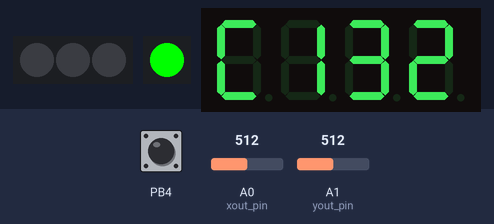
Bench run of a sketch on a simulated ATtiny85, built with avr-gcc and run on an emulated ATtiny85. On the bench: 3 RGB LEDs in strip order, left to right, 1 RGB LEDs in strip order, left to right, 4-digit seven-segment display. Inputs (shaded band) come from the test bench; at power-on: PB4 HIGH, A0 (xout_pin) = 512, A1 (yout_pin) = 512. Dim RGB values are drawn brighter than linear.

Above: at 1.2 s.
1.3 s: PB4 pulled LOW for 0.15 s
At 1.77 s:
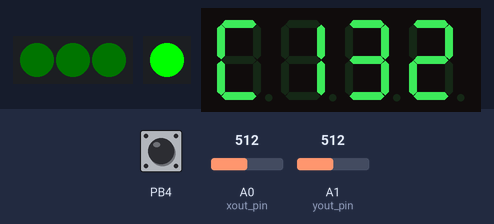
2.0 s: A0 (xout_pin) set to 716
At 3.6 s:
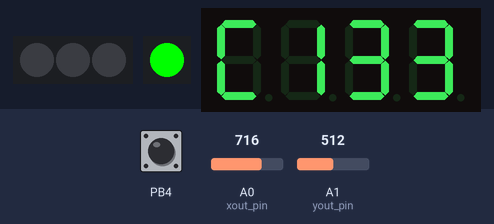
3.9 s: PB4 pulled LOW for 1 s
At 4.37 s:
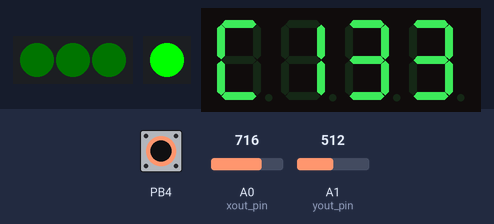
Timing chart, 0 to 6.9 s (numbered marks = the images above; inputs shaded):
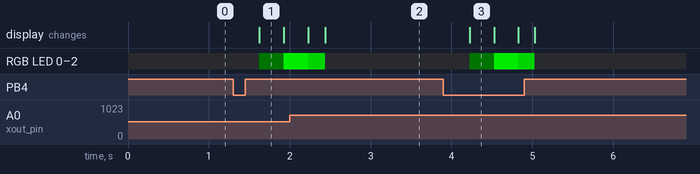

Measured:
- after the input at 1.3 s, RGB LED 0–2: off → RGB(0, 1, 0) after 0.33 s, → RGB(0, 191, 0) 0.30 s later
- after the input at 3.9 s, RGB LED 0–2: off → RGB(0, 1, 0) after 0.32 s, → RGB(0, 192, 0) 0.30 s later, → RGB(0, 128, 0) 0.30 s later, → off 0.20 s later

The sketch:

firmware.ino
```cpp
#include <Wire.h>
#include <Adafruit_NeoPixel.h>

#define ADAFRUIT_7SEGMENT
//#define SPARKFUN_7SEGMENT

#define JOYSTICK
//#define ENCODER

//NOTE - THE KEEPALIVE BUTTON NEEDS TO BE A PULL DOWN STYLE BUTTON!!!
//#define USE_KEEP_ALIVE_BUTTON

//#define DEBUG

#define SOUND

#ifdef ADAFRUIT_7SEGMENT
#include <Adafruit_LEDBackpack.h>
#include <Adafruit_GFX.h>
typedef Adafruit_7segment display_t;
uint8_t display_i2c = 0x70;
#endif

#ifdef SPARKFUN_7SEGMENT
#include "Sparkfun_LEDBackpack.h"
typedef Sparkfun_7segment display_t;
uint8_t display_i2c = 0x71;
#endif

int xout_pin = A0;     //also CLK
int yout_pin = A1;     //also DT
int sel_pin = A2;      //also SW
int keep_alive_pin = A3;
int fx_pin = 5;
int front_pin = 10;
int front_count = 3;
int dome_pin = 12;
int dome_count = 1;
long keep_alive_timer = 0;

void show_dimension();
void shoot();
void onleft();
void onright();
void onclick();
void update_keep_alive();

#ifdef JOYSTICK
#include "joystick.h"
typedef joystick_t controller_t;
#endif

#ifdef ENCODER
#define ENCODER_DO_NOT_USE_INTERRUPTS
#include <Encoder.h>
#include "encoder.h"
typedef encoder_t controller_t;
#endif

#ifdef USE_KEEP_ALIVE_BUTTON
  controller_t controller(xout_pin, yout_pin, sel_pin, true);
#else
  controller_t controller(xout_pin, yout_pin, sel_pin, false);
#endif

display_t display;
Adafruit_NeoPixel front(front_count, front_pin, NEO_GRB + NEO_KHZ800);
Adafruit_NeoPixel dome(dome_count, dome_pin, NEO_GRB + NEO_KHZ800);
uint16_t dimension = 0xC132;

void setup()
{
#ifdef SOUND
  pinMode(fx_pin, OUTPUT);
#endif

#ifdef USE_KEEP_ALIVE_BUTTON
  pinMode(keep_alive_pin, OUTPUT);
  digitalWrite(keep_alive_pin, HIGH);
  update_keep_alive();
#endif

  controller.onleft = onleft;
  controller.onright = onright;
  controller.onclick = onclick;
  controller.setup();

  front.begin();
  dome.begin();

  dome.setPixelColor(0, dome.Color(0, 255, 0));
  dome.show();

#ifdef DEBUG
  Serial.begin(57600);
#endif

  display.begin(display_i2c);
  show_dimension();
}

void loop()
{
#ifdef SOUND
  digitalWrite(fx_pin, HIGH);
#endif

  controller.loop();

#ifdef USE_KEEP_ALIVE_BUTTON
  if(millis() > keep_alive_timer)
  {
  #ifdef DEBUG
    Serial.println("Auto-off");
    delay(100);
  #endif
    digitalWrite(keep_alive_pin, LOW);
    delay(10000);
  }
#endif
}

void show_dimension()
{
#ifdef DEBUG
  Serial.print("Dimension:  ");
  Serial.println(dimension, HEX);
#endif

  display.println(dimension, HEX);
  display.writeDisplay();
}

void shoot()
{
#ifdef DEBUG
  Serial.println("SHOOT!");
#endif

#ifdef SOUND
  digitalWrite(fx_pin, LOW);
  delay(320);
#endif

  for (int brightness = 0; brightness <= 255; ++brightness)
  {
    for (int ii = 0; ii < front_count; ++ii)
      front.setPixelColor(ii, front.Color(0, brightness, 0));

    front.show();
    delay(1);
  }

  for (int brightness = 255; brightness >= 0; --brightness)
  {
    for (int ii = 0; ii < front_count; ++ii)
      front.setPixelColor(ii, front.Color(0, brightness, 0));

    front.show();
    delay(1);
  }

#ifdef SOUND
  digitalWrite(fx_pin, HIGH);
#endif
}

void onleft()
{
  --dimension;
  show_dimension();
  update_keep_alive();
}

void onright()
{
  ++dimension;
  show_dimension();
  update_keep_alive();
}

void onclick()
{
  shoot();
  update_keep_alive();
}

void update_keep_alive()
{
#ifdef USE_KEEP_ALIVE_BUTTON
  keep_alive_timer = millis() + 10000;
#endif
}
```

button.h
```cpp
#ifndef BUTTON_H
#define BUTTON_H

#include <Arduino.h>

class button_t
{
  public:
    void (*onclick)();

    button_t(const int pin, const bool keep_alive_setup = false): pin_m(pin), average_m(0), count_m(0), samples_m(20), down_m(false), keep_alive_setup_m(keep_alive_setup)
    {}

    void setup()
    {
      if(keep_alive_setup_m)
        pinMode(pin_m, INPUT);
      else
        pinMode(pin_m, INPUT_PULLUP);
    }

    void loop()
    {
      if (keep_alive_setup_m)
      {
        if (analogRead(pin_m) > 40)
          average_m += 0;
        else
          average_m += 1;
      }
      else
      {
        average_m += digitalRead(pin_m);
      }

      ++count_m;

      if (count_m >= samples_m)
      {
        average_m /= samples_m;

        if (down_m && average_m > 0)
          down_m = false;

        if (!down_m && average_m <= 0)
        {
          if (onclick)
            onclick();

          down_m = true;
        }

        average_m = 0;
        count_m = 0;
      }
    }

  private:
    int pin_m;
    int average_m;
    int count_m;
    int samples_m;
    bool down_m;
    bool keep_alive_setup_m;
};

#endif
```

encoder.h
```cpp
#ifndef ENCODER_H
#define ENCODER_H

#include <Arduino.h>
#include "button.h"

class encoder_t
{
  public:
    void (*onleft)();
    void (*onright)();
    void (*onclick)();

    encoder_t(const int clk_pin, const int dt_pin, const int sw_pin, const bool keep_alive_setup = false): encoder_m(clk_pin, dt_pin), position_m(0), button_m(sw_pin, keep_alive_setup)
    {}

    void setup()
    {
      button_m.setup();
    }

    void loop()
    {
      long position = encoder_m.read() / 2;

      if (position > position_m && onleft)
        onleft();
      if (position < position_m && onright)
        onright();

      position_m = position;
      button_m.onclick = onclick;
      button_m.loop();
    }

  private:
    Encoder encoder_m;
    long position_m;
    button_t button_m;
};

#endif
```

joystick.h
```cpp
#ifndef JOYSTICK_H
#define JOYSTICK_H

#include <Arduino.h>
#include "button.h"

class axis_t
{
  public:
    void (*onnegative)();
    void (*onpositive)();

    axis_t(const int pin, const int center = 500, const int deadzone = 100): pin_m(pin), center_m(center), deadzone_m(deadzone), average_m(0), count_m(0), samples_m(20), moved_m(0)
    {}

    void setup()
    {
      pinMode(pin_m, INPUT);
    }

    void loop()
    {
      average_m += analogRead(pin_m);
      ++count_m;

      if (count_m >= samples_m)
      {
        average_m /= samples_m;

        if (moved_m != 0 && average_m >= center_m - deadzone_m / 2 && average_m <= center_m + deadzone_m / 2)
          moved_m = 0;

        if (moved_m > -1 && average_m < center_m - deadzone_m / 2)
        {
          if (onnegative)
            onnegative();

          moved_m = -1;
        }

        if (moved_m < 1 && average_m > center_m + deadzone_m / 2)
        {
          if (onpositive)
            onpositive();

          moved_m = 1;
        }

        average_m = 0;
        count_m = 0;
      }
    }

  private:
    int pin_m;
    int center_m;
    int deadzone_m;
    int average_m;
    int count_m;
    int samples_m;
    int moved_m;
};

class joystick_t
{
  public:
    void (*onleft)();
    void (*onright)();
    void (*onup)();
    void (*ondown)();
    void (*onclick)();

    joystick_t(const int xout_pin, const int yout_pin, const int sel_pin, const bool keep_alive_setup = false): x_axis_m(xout_pin), y_axis_m(yout_pin), button_m(sel_pin, keep_alive_setup)
    {}

    void setup()
    {
      x_axis_m.setup();
      y_axis_m.setup();
      button_m.setup();
    }

    void loop()
    {
      x_axis_m.onnegative = onleft;
      x_axis_m.onpositive = onright;
      x_axis_m.loop();

      y_axis_m.onnegative = ondown;
      y_axis_m.onpositive = onup;
      y_axis_m.loop();

      button_m.onclick = onclick;
      button_m.loop();
    }

  private:
    axis_t x_axis_m;
    axis_t y_axis_m;
    button_t button_m;
};

#endif
```
